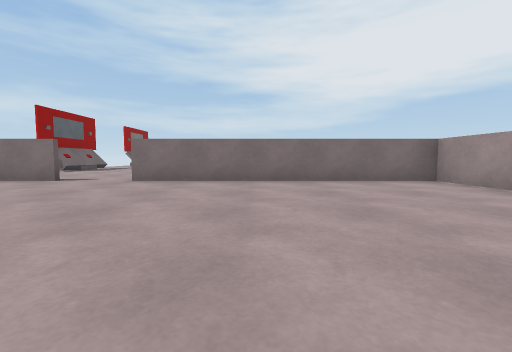
View 1 (above)

18 first-person views from a walk through a scene from a Unity 3-D project. The camera is 0.49 m above the floor, tilts 4° down and sees 90° across. The floor is counted in squares, 1 m on a side. Each view is taken from the middle of a square. On the plan, view 1 faces up. The plan holds only what a view shows up to about 9 squares ahead; the rest is blank. The place goes on beyond the plan.

View 2
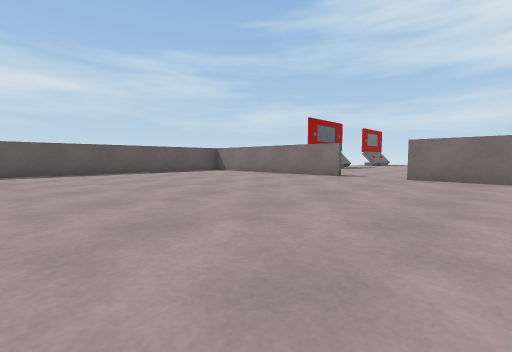

View 3
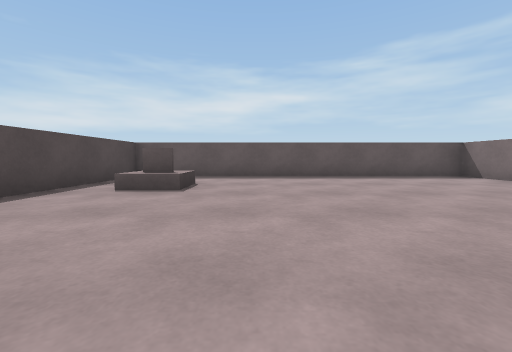

View 4
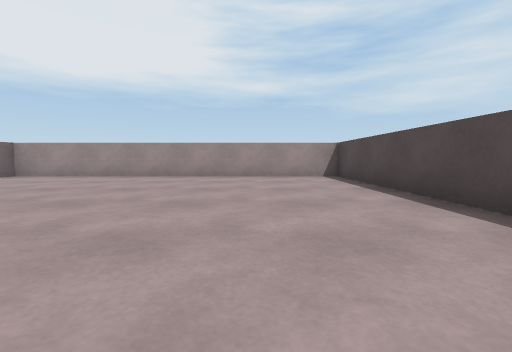

View 5
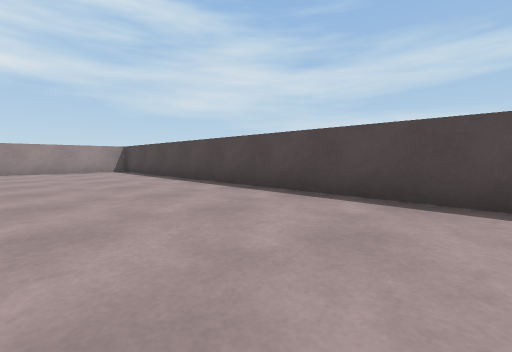

View 6
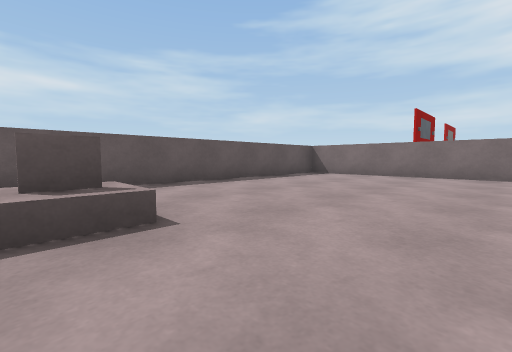

View 7
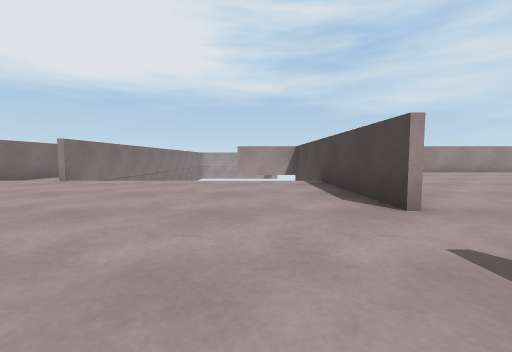

View 8
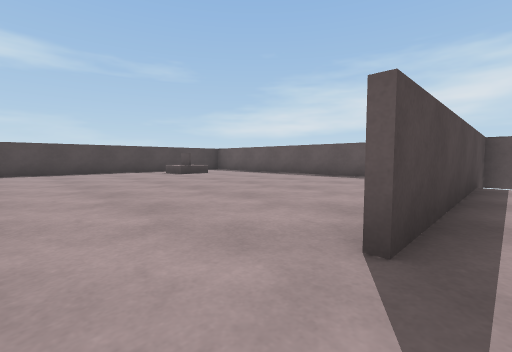

View 9
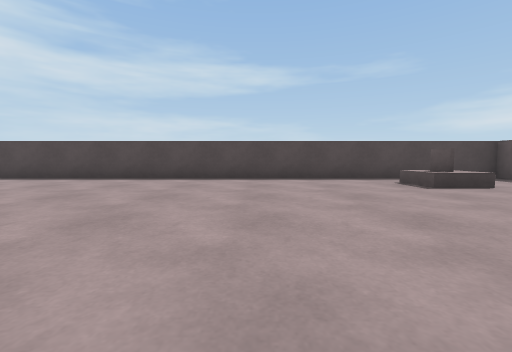

View 10
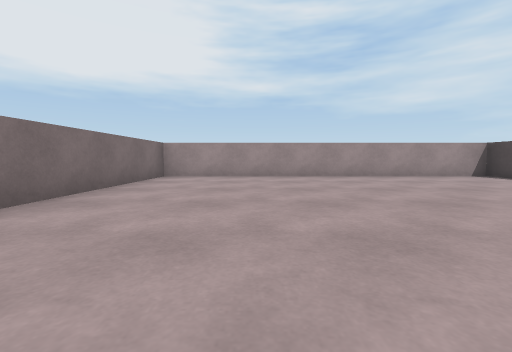

View 11
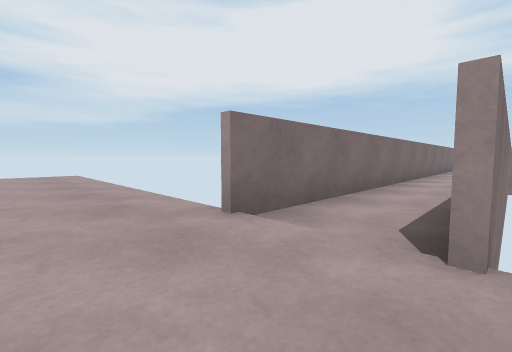

View 12
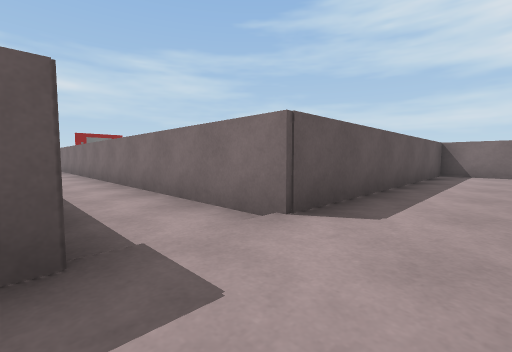

View 13
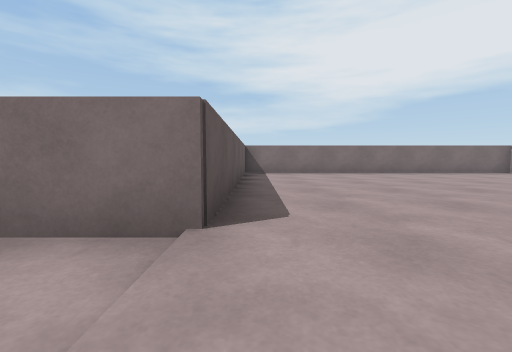

View 14
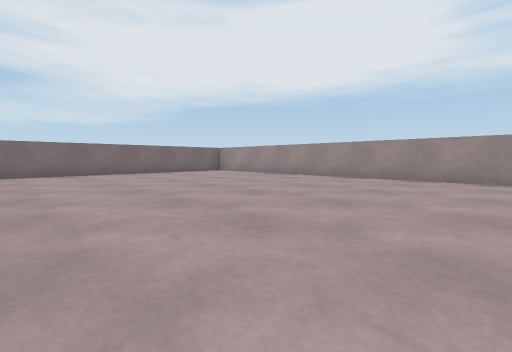

View 15
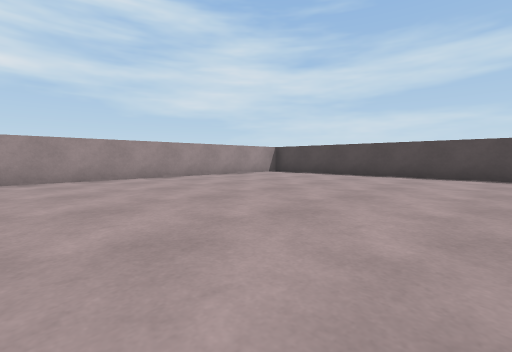

View 16
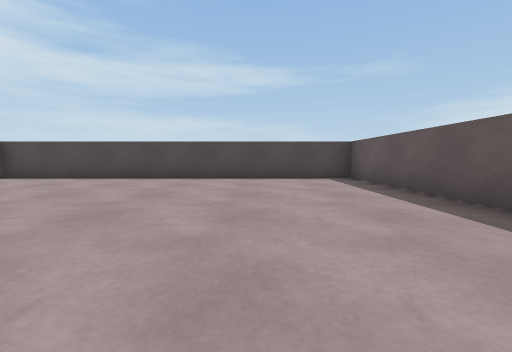

View 17
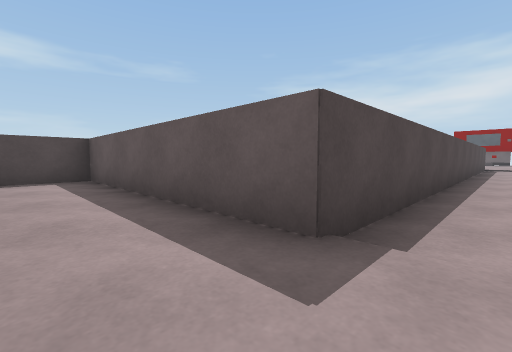

View 18
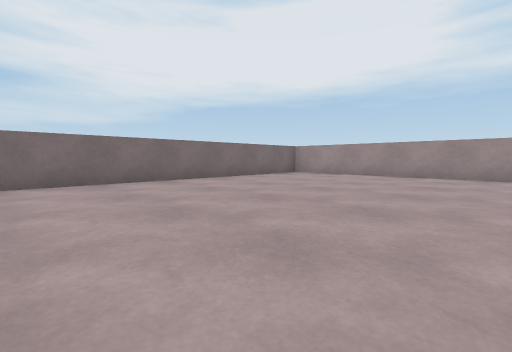

### Floor plan
Points are (right, up) in squares from view 1. A wall is a line through its corners. A room is listed if a view was taken in it or the views show most of it. See-through windows are left out.
Room 1 (views 1, 2, 3, 4, 5, 6, 8, 9, 10)
walls: (-4.2, 5.5) (-9.9, 5.5); (4, 5.5) (-2.8, 5.5); (-9.8, 6.1) (-9.8, -3.2) (3.9, -3.2) (3.9, 7)
ways out: opening at (-3.5, 6) to room 2
objects: other object (-8, -2) to (-7, -1)
Room 2 (views 7, 11)
walls: (-2.8, 5.7) (3.8, 5.7); (-9.9, 5.7) (-4.2, 5.7)
ways out: opening at (-3.5, 6) to room 1; opening at (1, 12) to room 3
Room 3 (views 12, 13, 14, 15, 16, 17, 18)
walls: (3, 11.2) (13.6, 11.2) (13.6, 5.7) (22.3, 5.7) (22.3, 19.4) (13.6, 19.4) (13.6, 12.7) (0.4, 12.7)
ways out: opening at (1, 12) to room 2

Positions as (right, up) in squares from view 1, and headings:
1: (0, 0), facing up
2: (-1, -1), facing up-left
3: (-3, 0), facing left
4: (-3, -1), facing right
5: (-6, 0), facing down-right
6: (-5, -2), facing up-left
7: (-5, 7), facing right
8: (-3, 6), facing down-left
9: (-4, 3), facing down
10: (-3, 3), facing right
11: (-1, 11), facing up-right
12: (15, 11), facing up-left
13: (14, 11), facing up
14: (16, 11), facing up-right
15: (16, 13), facing down-right
16: (16, 12), facing down
17: (15, 12), facing down-left
18: (15, 14), facing up-right
